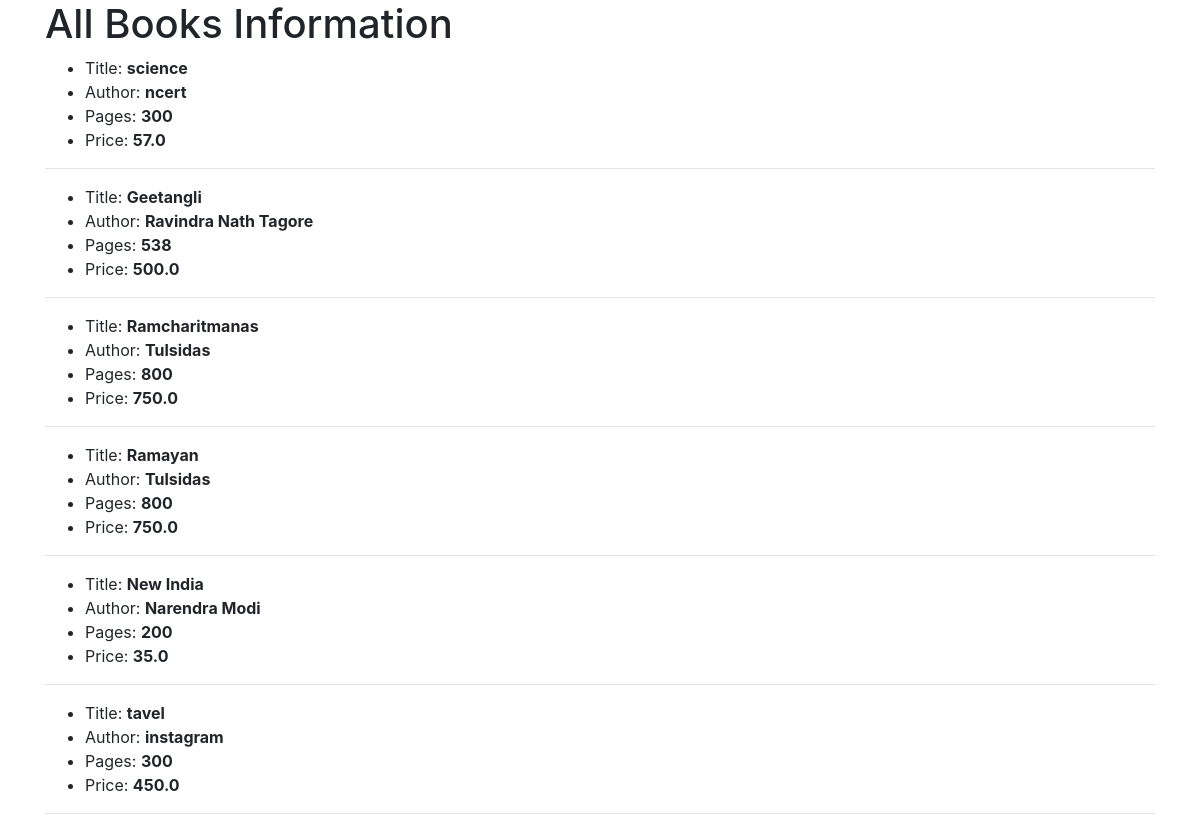
Page /list/ on the committed database.
### testapp/models.py (models this page shows, shortened)
class Book(models.Model):
    title = models.CharField(max_length=300)
    author = models.CharField(max_length=30)
    pages = models.IntegerField()
    price = models.FloatField()

### testapp/views.py (the view)
# urls.py: path('list/', views.BookListView.as_view()),
class BookListView(ListView):
    model=Book

### templates/testapp/book_list.html (shortened to what this page needs)
<!DOCTYPE html>
<html lang="en" dir="ltr">
  <head>
    <link rel="stylesheet" href="https://cdn.jsdelivr.net/npm/bootstrap@4.6.0/dist/css/bootstrap.min.css">
  </head>
  <body>
    <div class="container" >
        <h1>All Books Information</h1>
        {% for book in book_list %}
           <ul>
             <li>Title: <strong>{{book.title}}</strong></li>
             <li>Author: <strong>{{book.author}}</strong></li>
             <li>Pages: <strong>{{book.pages}}</strong></li>
             <li>Price: <strong>{{book.price}}</strong></li>
           </ul>
           <hr>
          {% endfor %}
    </div>
  </body>
</html>

### rows in the picture
Book: title "science", author "ncert", pages "300", price "57.0"
Book: title "Geetangli", author "Ravindra Nath Tagore", pages "538", price "500.0"
Book: title "Ramcharitmanas", author "Tulsidas", pages "800", price "750.0"
Book: title "Ramayan", author "Tulsidas", pages "800", price "750.0"
Book: title "New India", author "Narendra Modi", pages "200", price "35.0"
Book: title "tavel", author "instagram", pages "300", price "450.0"
